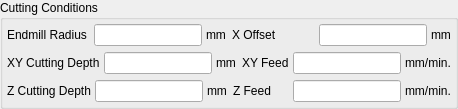
     <widget class="QGroupBox" name="groupBox">
      <property name="title">
       <string>Cutting Conditions</string>
      </property>
      <layout class="QVBoxLayout" name="verticalLayout_12">
       <property name="leftMargin">
        <number>4</number>
       </property>
       <property name="topMargin">
        <number>4</number>
       </property>
       <property name="rightMargin">
        <number>4</number>
       </property>
       <property name="bottomMargin">
        <number>4</number>
       </property>
       <item>
        <layout class="QHBoxLayout" name="horizontalLayout_5">
         <item>
          <layout class="QHBoxLayout">
           <property name="spacing">
            <number>4</number>
           </property>
           <item>
            <widget class="QLabel" name="textLabel13_2">
             <property name="sizePolicy">
              <sizepolicy hsizetype="Preferred" vsizetype="Fixed">
               <horstretch>0</horstretch>
               <verstretch>0</verstretch>
              </sizepolicy>
             </property>
             <property name="text">
              <string>Endmill Radius</string>
             </property>
             <property name="wordWrap">
              <bool>false</bool>
             </property>
            </widget>
           </item>
           <item>
            <widget class="QLineEdit" name="m_edEndmillRadius">
             <property name="sizePolicy">
              <sizepolicy hsizetype="Preferred" vsizetype="Fixed">
               <horstretch>0</horstretch>
               <verstretch>0</verstretch>
              </sizepolicy>
             </property>
             <property name="minimumSize">
              <size>
               <width>80</width>
               <height>0</height>
              </size>
             </property>
             <property name="maximumSize">
              <size>
               <width>150</width>
               <height>32767</height>
              </size>
             </property>
            </widget>
           </item>
           <item>
            <widget class="QLabel" name="textLabel14_2">
             <property name="sizePolicy">
              <sizepolicy hsizetype="Fixed" vsizetype="Fixed">
               <horstretch>0</horstretch>
               <verstretch>0</verstretch>
              </sizepolicy>
             </property>
             <property name="text">
              <string>mm</string>
             </property>
             <property name="wordWrap">
              <bool>false</bool>
             </property>
            </widget>
           </item>
          </layout>
         </item>
         <item>
          <layout class="QHBoxLayout" name="_4">
           <property name="spacing">
            <number>4</number>
           </property>
           <item>
            <widget class="QLabel" name="textLabel13_4">
             <property name="sizePolicy">
              <sizepolicy hsizetype="Preferred" vsizetype="Fixed">
               <horstretch>0</horstretch>
               <verstretch>0</verstretch>
              </sizepolicy>
             </property>
             <property name="text">
              <string>X Offset</string>
             </property>
             <property name="wordWrap">
              <bool>false</bool>
             </property>
            </widget>
           </item>
           <item>
            <widget class="QLineEdit" name="m_edOffsetX">
             <property name="sizePolicy">
              <sizepolicy hsizetype="Preferred" vsizetype="Fixed">
               <horstretch>0</horstretch>
               <verstretch>0</verstretch>
              </sizepolicy>
             </property>
             <property name="minimumSize">
              <size>
               <width>80</width>
               <height>0</height>
              </size>
             </property>
             <property name="maximumSize">
              <size>
               <width>150</width>
               <height>32767</height>
              </size>
             </property>
            </widget>
           </item>
           <item>
            <widget class="QLabel" name="textLabel14_5">
             <property name="sizePolicy">
              <sizepolicy hsizetype="Fixed" vsizetype="Fixed">
               <horstretch>0</horstretch>
               <verstretch>0</verstretch>
              </sizepolicy>
             </property>
             <property name="text">
              <string>mm</string>
             </property>
             <property name="wordWrap">
              <bool>false</bool>
             </property>
            </widget>
           </item>
          </layout>
         </item>
        </layout>
       </item>
       <item>
        <layout class="QHBoxLayout" name="horizontalLayout_6">
         <item>
          <layout class="QHBoxLayout" name="_5">
           <property name="spacing">
            <number>4</number>
           </property>
           <item>
            <widget class="QLabel" name="textLabel13_5">
             <property name="sizePolicy">
              <sizepolicy hsizetype="Preferred" vsizetype="Fixed">
               <horstretch>0</horstretch>
               <verstretch>0</verstretch>
              </sizepolicy>
             </property>
             <property name="text">
              <string>XY Cutting Depth</string>
             </property>
             <property name="wordWrap">
              <bool>false</bool>
             </property>
            </widget>
           </item>
           <item>
            <widget class="QLineEdit" name="m_edCutDepthXY">
             <property name="sizePolicy">
              <sizepolicy hsizetype="Preferred" vsizetype="Fixed">
               <horstretch>0</horstretch>
               <verstretch>0</verstretch>
              </sizepolicy>
             </property>
             <property name="minimumSize">
              <size>
               <width>80</width>
               <height>0</height>
              </size>
             </property>
             <property name="maximumSize">
              <size>
               <width>150</width>
               <height>32767</height>
              </size>
             </property>
            </widget>
           </item>
           <item>
            <widget class="QLabel" name="textLabel14_6">
             <property name="sizePolicy">
              <sizepolicy hsizetype="Fixed" vsizetype="Fixed">
               <horstretch>0</horstretch>
               <verstretch>0</verstretch>
              </sizepolicy>
             </property>
             <property name="text">
              <string>mm</string>
             </property>
             <property name="wordWrap">
              <bool>false</bool>
             </property>
            </widget>
           </item>
          </layout>
         </item>
         <item>
          <layout class="QHBoxLayout" name="_6">
           <property name="spacing">
            <number>4</number>
           </property>
           <item>
            <widget class="QLabel" name="textLabel13_6">
             <property name="sizePolicy">
              <sizepolicy hsizetype="Preferred" vsizetype="Fixed">
               <horstretch>0</horstretch>
               <verstretch>0</verstretch>
              </sizepolicy>
             </property>
             <property name="text">
              <string>XY Feed</string>
             </property>
             <property name="wordWrap">
              <bool>false</bool>
             </property>
            </widget>
           </item>
           <item>
            <widget class="QLineEdit" name="m_edFeedXY">
             <property name="sizePolicy">
              <sizepolicy hsizetype="Preferred" vsizetype="Fixed">
               <horstretch>0</horstretch>
               <verstretch>0</verstretch>
              </sizepolicy>
             </property>
             <property name="minimumSize">
              <size>
               <width>80</width>
               <height>0</height>
              </size>
             </property>
             <property name="maximumSize">
              <size>
               <width>150</width>
               <height>32767</height>
              </size>
             </property>
            </widget>
           </item>
           <item>
            <widget class="QLabel" name="textLabel14_7">
             <property name="sizePolicy">
              <sizepolicy hsizetype="Fixed" vsizetype="Fixed">
               <horstretch>0</horstretch>
               <verstretch>0</verstretch>
              </sizepolicy>
             </property>
             <property name="text">
              <string>mm/min.</string>
             </property>
             <property name="wordWrap">
              <bool>false</bool>
             </property>
            </widget>
           </item>
          </layout>
         </item>
        </layout>
       </item>
       <item>
        <layout class="QHBoxLayout" name="horizontalLayout_7">
         <item>
          <layout class="QHBoxLayout" name="_17">
           <property name="spacing">
            <number>4</number>
           </property>
           <item>
            <widget class="QLabel" name="textLabel13_14">
             <property name="sizePolicy">
              <sizepolicy hsizetype="Preferred" vsizetype="Fixed">
               <horstretch>0</horstretch>
               <verstretch>0</verstretch>
              </sizepolicy>
             </property>
             <property name="text">
              <string>Z Cutting Depth</string>
             </property>
             <property name="wordWrap">
              <bool>false</bool>
             </property>
            </widget>
           </item>
           <item>
            <widget class="QLineEdit" name="m_edCutDepthZ">
             <property name="sizePolicy">
              <sizepolicy hsizetype="Preferred" vsizetype="Fixed">
               <horstretch>0</horstretch>
               <verstretch>0</verstretch>
              </sizepolicy>
             </property>
             <property name="minimumSize">
              <size>
               <width>80</width>
               <height>0</height>
              </size>
             </property>
             <property name="maximumSize">
              <size>
               <width>150</width>
               <height>32767</height>
              </size>
             </property>
            </widget>
           </item>
           <item>
            <widget class="QLabel" name="textLabel14_18">
             <property name="sizePolicy">
              <sizepolicy hsizetype="Fixed" vsizetype="Fixed">
               <horstretch>0</horstretch>
               <verstretch>0</verstretch>
              </sizepolicy>
             </property>
             <property name="text">
              <string>mm</string>
             </property>
             <property name="wordWrap">
              <bool>false</bool>
             </property>
            </widget>
           </item>
          </layout>
         </item>
         <item>
          <layout class="QHBoxLayout" name="_18">
           <property name="spacing">
            <number>4</number>
           </property>
           <item>
            <widget class="QLabel" name="textLabel13_15">
             <property name="sizePolicy">
              <sizepolicy hsizetype="Preferred" vsizetype="Fixed">
               <horstretch>0</horstretch>
               <verstretch>0</verstretch>
              </sizepolicy>
             </property>
             <property name="text">
              <string>Z Feed</string>
             </property>
             <property name="wordWrap">
              <bool>false</bool>
             </property>
            </widget>
           </item>
           <item>
            <widget class="QLineEdit" name="m_edFeedZ">
             <property name="sizePolicy">
              <sizepolicy hsizetype="Preferred" vsizetype="Fixed">
               <horstretch>0</horstretch>
               <verstretch>0</verstretch>
              </sizepolicy>
             </property>
             <property name="minimumSize">
              <size>
               <width>80</width>
               <height>0</height>
              </size>
             </property>
             <property name="maximumSize">
              <size>
               <width>150</width>
               <height>32767</height>
              </size>
             </property>
            </widget>
           </item>
           <item>
            <widget class="QLabel" name="textLabel14_19">
             <property name="sizePolicy">
              <sizepolicy hsizetype="Fixed" vsizetype="Fixed">
               <horstretch>0</horstretch>
               <verstretch>0</verstretch>
              </sizepolicy>
             </property>
             <property name="text">
              <string>mm/min.</string>
             </property>
             <property name="wordWrap">
              <bool>false</bool>
             </property>
            </widget>
           </item>
          </layout>
         </item>
        </layout>
       </item>
      </layout>
     </widget>
